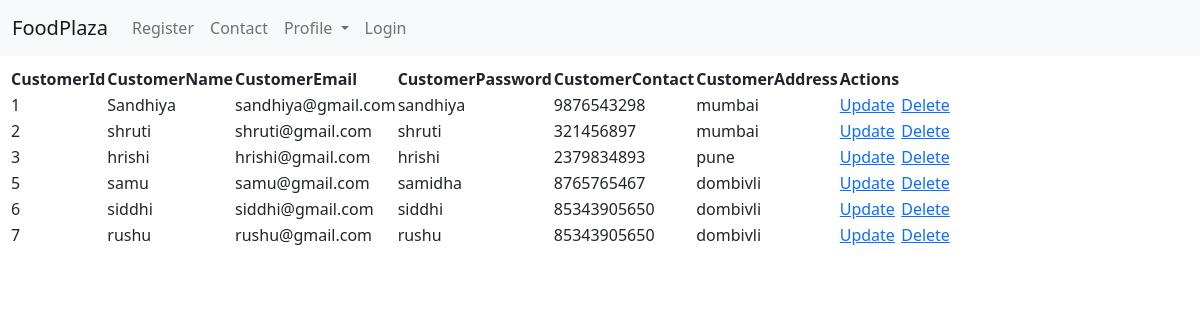
Screenshot of /customer/ with the database file from the repository.
### food/models.py (models this page shows)
class Customer(models.Model):
    customerId=models.AutoField(primary_key=True)
    customerName= models.CharField(max_length=30)
    customerEmail= models.CharField(max_length=30)
    customerPassword= models.CharField(max_length=30)
    customerContact= models.CharField(max_length=30)
    customerAddress= models.CharField(max_length=50)
    class Meta:
        db_table="Customer"

### food/views.py (the view)
# urls.py: path('customer/',views.customer),
def customer(request):
    allcustomer=Customer.objects.all()
    return render(request, "customer.html", {"cust":allcustomer})

### templates/customer.html (shortened to what this page needs)
<!DOCTYPE html>
{%load static%}
<html lang="en">
<head>
</head>
<body>
{% include 'base.html' %}
<table style="margin:10px ">
<tr>
<th>CustomerId</th>
<th>CustomerName</th>
<th>CustomerEmail</th>
<th>CustomerPassword</th>
<th>CustomerContact</th>
<th>CustomerAddress</th>
<th>Actions</th>
</tr>
{% for i in cust%}
<tr style="padding:10px">
<td>{{i.customerId}}</td>
<td>{{i.customerName}}</td>
<td>{{i.customerEmail}}</td>
<td>{{i.customerPassword}}</td>
<td>{{i.customerContact}}</td>
<td>{{i.customerAddress}}</td>
<td><a href="/updatecust/{{i.customerId}}">Update</a></td>
<td><a href="/deletecust/{{i.customerId}}">Delete</a></td>
</tr>
{% endfor %}
</table>
</body>
</html>

### rows the page displays
Customer: customerId "1", customerName "Sandhiya", customerEmail "sandhiya@gmail.com", customerPassword "sandhiya", customerContact "9876543298", customerAddress "mumbai"
Customer: customerId "2", customerName "shruti", customerEmail "shruti@gmail.com", customerPassword "shruti", customerContact "321456897", customerAddress "mumbai"
Customer: customerId "3", customerName "hrishi", customerEmail "hrishi@gmail.com", customerPassword "hrishi", customerContact "2379834893", customerAddress "pune"
Customer: customerId "5", customerName "samu", customerEmail "samu@gmail.com", customerPassword "samidha", customerContact "8765765467", customerAddress "dombivli"
Customer: customerId "6", customerName "siddhi", customerEmail "siddhi@gmail.com", customerPassword "siddhi", customerContact "85343905650", customerAddress "dombivli"
Customer: customerId "7", customerName "rushu", customerEmail "rushu@gmail.com", customerPassword "rushu", customerContact "85343905650", customerAddress "dombivli"
